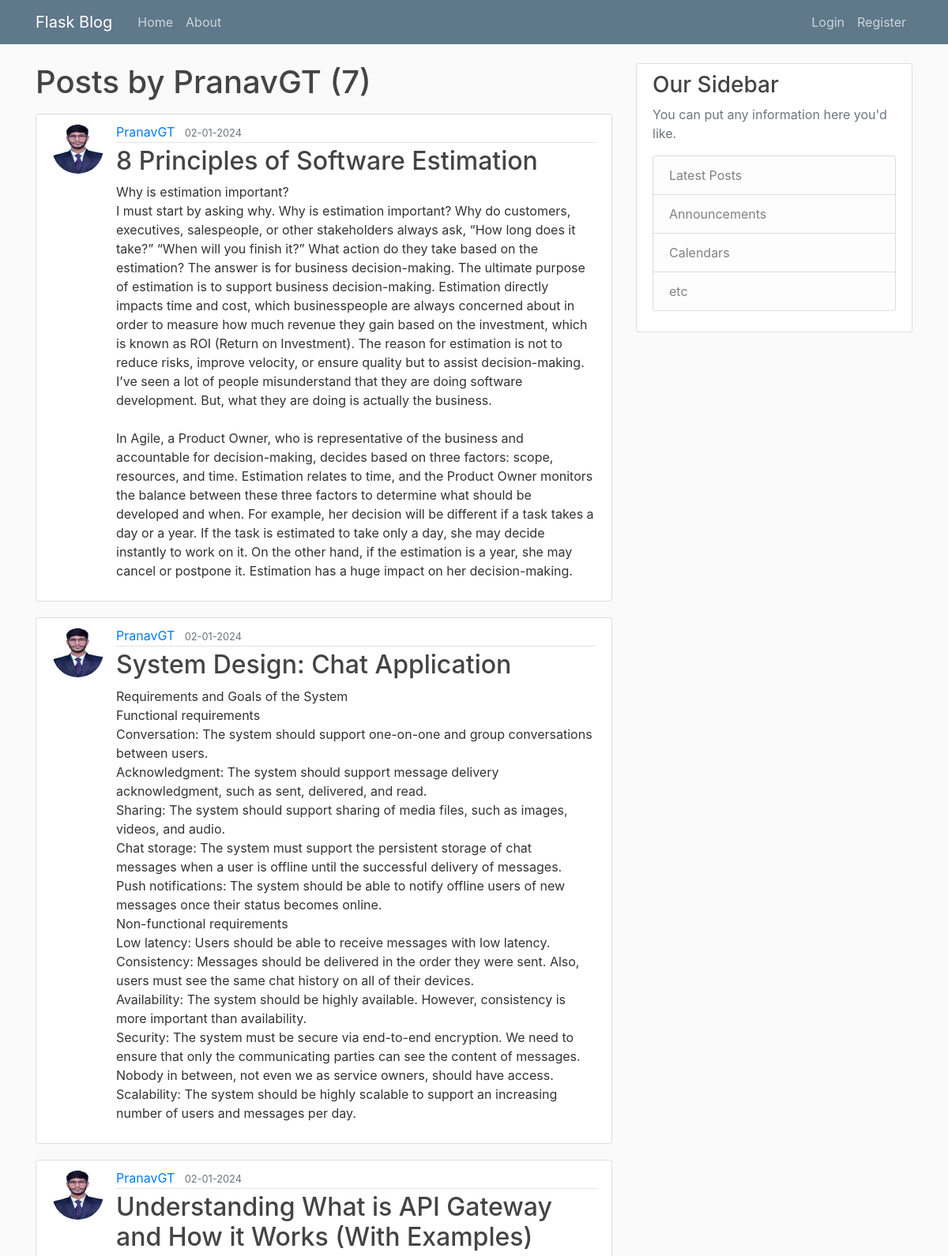
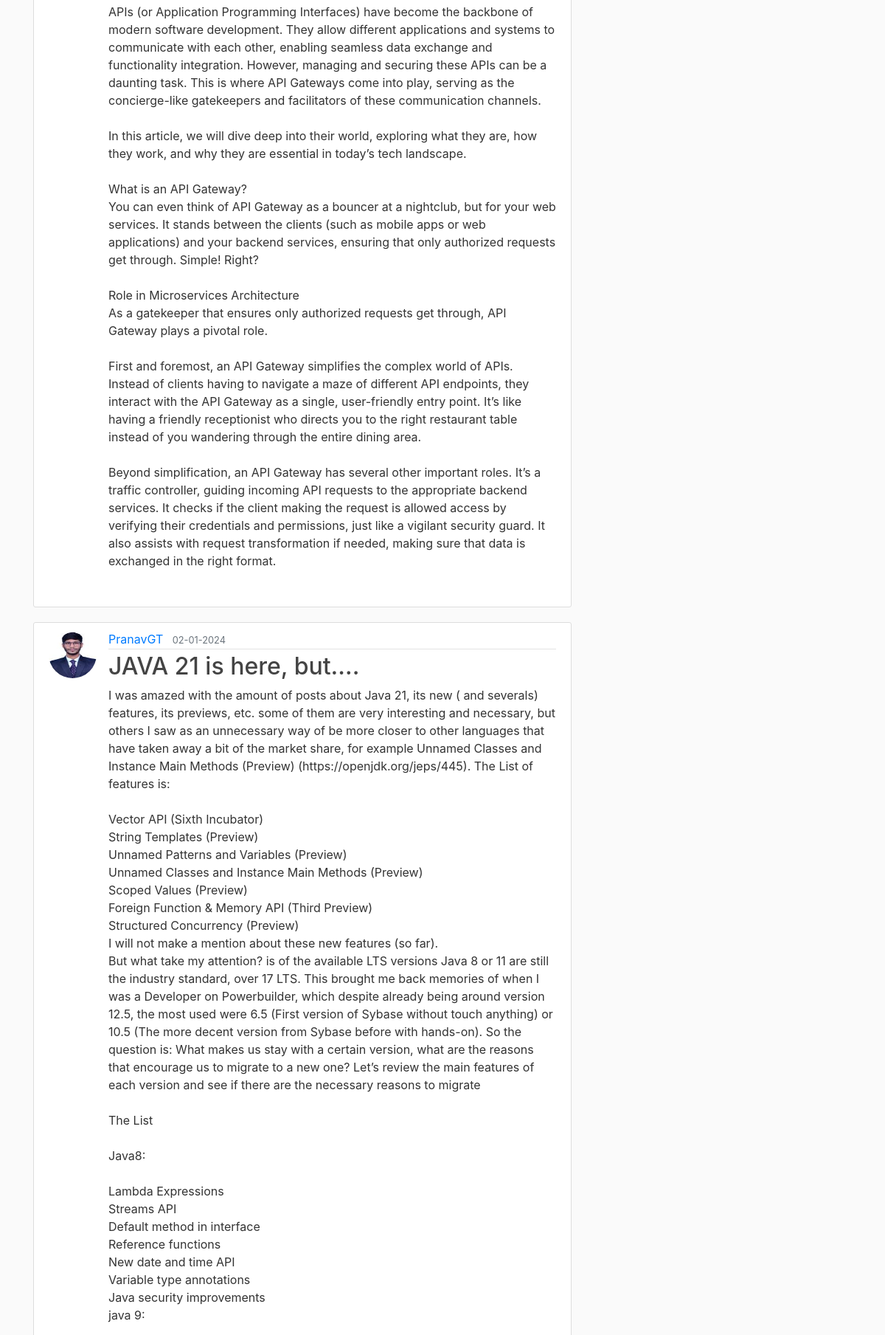
The app's page /user/PranavGT (upper part) with its own data (2 pictures, top to bottom).
### flaskblog/models.py (models this page shows, shortened)
class User(db.Model, UserMixin):
    id = db.Column(db.Integer, primary_key = True)
    username = db.Column(db.String(20), unique = True, nullable = False )
    email = db.Column(db.String(120), unique = True, nullable = False )
    image_file = db.Column(db.String(20), nullable=False, default='default.jpg')
    password = db.Column(db.String(60), nullable=False)
    posts = db.relationship('Post', backref='author', lazy=True)

class Post(db.Model):
    id = db.Column(db.Integer, primary_key = True)
    title = db.Column(db.String(100), nullable=False)
    date_posted = db.Column(db.DateTime, nullable=False, default=datetime.now)
    content = db.Column(db.Text, nullable=False)
    user_id = db.Column(db.Integer, db.ForeignKey('user.id'), nullable=False )

### flaskblog/routes.py (the view)
@app.route("/user/<string:username>")
def user_posts(username):
    page = request.args.get('page', 1, type=int)
    user = User.query.filter_by(username=username).first_or_404()
    posts = Post.query.filter_by(author=user).order_by(Post.date_posted.desc()).paginate(page=page, per_page=5)
    return render_template("user_posts.html", posts=posts, user=user)

### flaskblog/templates/user_posts.html (shortened to what this page needs)
{% extends "layout.html" %}
{% block content %}
<h1 class="mb-3">Posts by {{ user.username }} ({{ posts.total }}) </h1>
    {% for post in posts.items %}
        <article class="media content-section">
            <img src="{{ url_for('static', filename='profile_pics/' + post.author.image_file) }}" class="rounded-circle article-img">
            <div class="media-body">
            <div class="article-metadata">
                <a class="mr-2" href="{{ url_for('user_posts', username=post.author.username) }}">{{ post.author.username }}</a>
                <small class="text-muted">{{ post.date_posted.strftime('%d-%m-%Y') }}</small>
            </div>
            <h2><a class="article-title" href="{{ url_for('post', post_id=post.id) }}">{{ post.title }}</a></h2>
            <p class="article-content">{{ post.content }}</p>
            </div>
        </article>
    {% endfor %}
{% endblock content %}

### flaskblog/static/main.css (style rules this page uses)
body { background: #fafafa; color: #333333; margin-top: 5rem; }
h1, h2, h3, h4, h5, h6 { color: #444444; }
.content-section { background: #ffffff; padding: 10px 20px; border: 1px solid #dddddd; border-radius: 3px; margin-bottom: 20px; }
.article-title { color: #444444; }
.article-content { white-space: pre-line; }
.article-img { height: 65px; width: 65px; margin-right: 16px; }
.article-metadata { padding-bottom: 1px; margin-bottom: 4px; border-bottom: 1px solid #e3e3e3 }

### records on screen
User: username "PranavGT"
Post: image_file (picture), author.username "PranavGT", date_posted "02-01-2024", title "8 Principles of Software Estimation", content "Why is estimation important? I must start by asking why. Why is estimation important? Why do customers, executives, salespeople, or other stakeholders always ask, “How long does it take?” “When will you finish it?” What action do they take based on the estimation? The answer is for business decision-making. The ultimate purpose of estimation is to support business decision-making. Estimation directly impacts time and cost, which businesspeople are always concerned about in order to measure how much revenue they gain based on the investment, which is known as ROI (Return on Investment). The reason for estimation is not to reduce risks, improve velocity, or ensure quality but to assist…"
Post: image_file (picture), author.username "PranavGT", date_posted "02-01-2024", title "System Design: Chat Application", content "Requirements and Goals of the System Functional requirements Conversation: The system should support one-on-one and group conversations between users. Acknowledgment: The system should support message delivery acknowledgment, such as sent, delivered, and read. Sharing: The system should support sharing of media files, such as images, videos, and audio. Chat storage: The system must support the persistent storage of chat messages when a user is offline until the successful delivery of messages. Push notifications: The system should be able to notify offline users of new messages once their status becomes online. Non-functional requirements Low latency: Users should be able to receive…"
Post: image_file (picture), author.username "PranavGT", date_posted "02-01-2024", title "Understanding What is API Gateway and How it Works (With Examples)", content "APIs (or Application Programming Interfaces) have become the backbone of modern software development. They allow different applications and systems to communicate with each other, enabling seamless data exchange and functionality integration. However, managing and securing these APIs can be a daunting task. This is where API Gateways come into play, serving as the concierge-like gatekeepers and facilitators of these communication channels. In this article, we will dive deep into their world, exploring what they are, how they work, and why they are essential in today’s tech landscape. What is an API Gateway? You can even think of API Gateway as a bouncer at a nightclub, but for your web…"
Post: image_file (picture), author.username "PranavGT", date_posted "02-01-2024", title "JAVA 21 is here, but…."

### other values on screen
{{ posts.total }} "7"
